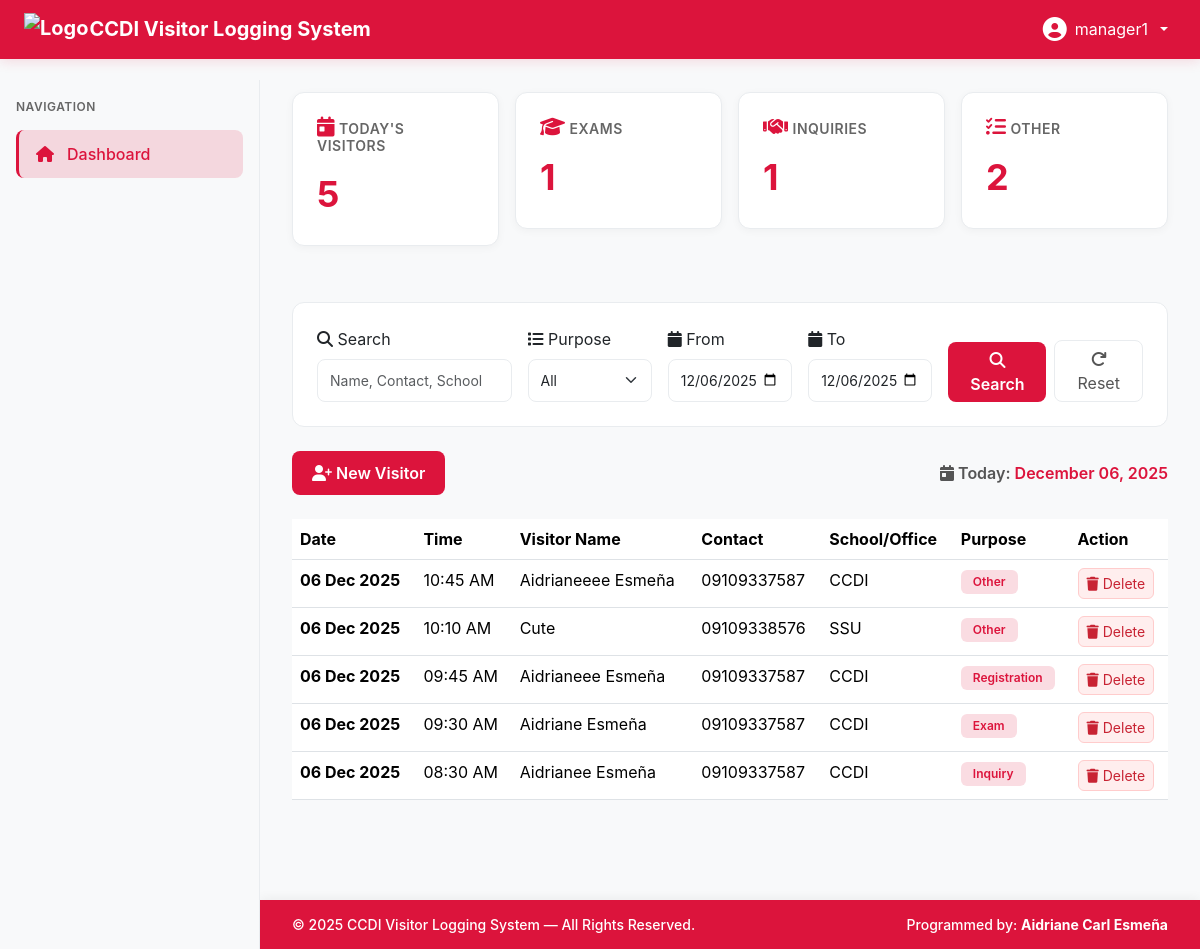
Screenshot of / (signed in) with the database file from the repository.
### tables this page shows
CREATE TABLE `visitors` (
  `visitor_id` int(11) NOT NULL,
  `visitor_name` varchar(100) NOT NULL,
  `address` varchar(255) NOT NULL,
  `contact_number` varchar(20) NOT NULL,
  `school_office` varchar(100) NOT NULL,
  `purpose_id` int(11) NOT NULL,
  `date_of_visit` date NOT NULL,
  `time_of_visit` time NOT NULL,
  `notes` text DEFAULT NULL,
  `created_by` int(11) DEFAULT NULL,
  `created_at` timestamp NOT NULL DEFAULT current_timestamp()
);

CREATE TABLE `visit_purposes` (
  `id` int(11) NOT NULL,
  `purpose_name` varchar(100) NOT NULL,
  `created_at` timestamp NOT NULL DEFAULT current_timestamp()
);

### includes/index.php (called while the page is built, shortened)
<?php
require_once __DIR__ . '/../config/db.php';
$today = date('Y-m-d');
$date_from = $_GET['date_from'] ?? '';
$date_to = $_GET['date_to'] ?? '';
if (empty($_GET)) {
    $date_from = $today;
    $date_to = $today;
}
$query = "SELECT v.visitor_id, v.visitor_name, v.contact_number, v.address, v.school_office,
          p.purpose_name, v.date_of_visit, v.time_of_visit, v.notes, v.created_at
          FROM visitors v
          LEFT JOIN visit_purposes p ON v.purpose_id = p.id
          WHERE 1=1";
$params = [];
$types = '';
if (!empty($date_from)) {
    $query .= " AND v.date_of_visit >= ?";
    $params[] = $date_from;
    $types .= 's';
}
if (!empty($date_to)) {
    $query .= " AND v.date_of_visit <= ?";
    $params[] = $date_to;
    $types .= 's';
}
$query .= " ORDER BY v.date_of_visit DESC, v.time_of_visit DESC";
$stmt = $conn->prepare($query);
if (!empty($params)) {
    $stmt->bind_param($types, ...$params);
}
$stmt->execute();
$visitors = $stmt->get_result();
?>

### includes/dashboard/table.php (the view, shortened to what this page needs)
<div class="table-section">
    <?php if ($visitors->num_rows > 0): ?>
    <table class="table table-hover">
        <thead>
            <tr>
                <th>Date</th>
                <th>Time</th>
                <th>Visitor Name</th>
                <th>Contact</th>
                <th>School/Office</th>
                <th>Purpose</th>
                <th>Action</th>
            </tr>
        </thead>
        <tbody>
            <?php while ($visitor = $visitors->fetch_assoc()): ?>
            <tr>
                <td><strong><?php echo date('d M Y', strtotime($visitor['date_of_visit'])); ?></strong></td>
                <td><?php echo date('h:i A', strtotime($visitor['time_of_visit'])); ?></td>
                <td><?php echo htmlspecialchars($visitor['visitor_name']); ?></td>
                <td><?php echo htmlspecialchars($visitor['contact_number']); ?></td>
                <td><?php echo htmlspecialchars($visitor['school_office']); ?></td>
                <td>
                    <span class="badge" style="background: rgba(220, 20, 60, 0.15); color: var(--primary-red); padding: 6px 12px; border-radius: 6px; font-size: 12px; font-weight: 600;">
                        <?php echo ucfirst(htmlspecialchars($visitor['purpose_name'])); ?>
                    </span>
                </td>
                <td>
                    <form method="POST" style="display: inline;">
                        <button type="submit" class="btn btn-sm" style="background: #fee; color: #c82333; border: 1px solid #fcc; border-radius: 6px;" onclick="return confirm('Delete this record?');">
                            <i class="fas fa-trash"></i> Delete
                        </button>
                    </form>
                </td>
            </tr>
            <?php endwhile; ?>
        </tbody>
    </table>
    <?php endif; ?>
</div>

### assets/css/index.css (style rules this page uses)
:root { --primary-red: #DC143C; --secondary-red: #C41E3A; --light-bg: #f8f9fa; --card-border: #e9ecef; }
body { background: var(--light-bg); font-family: -apple-system, BlinkMacSystemFont, 'Segoe UI', 'Roboto', 'Oxygen', 'Ubuntu', sans-serif; }

### includes/sidebar.php (style rules this page uses)
body { padding-top: 30px; }

### rows the page displays
visitors: date_of_visit "06 Dec 2025", time_of_visit "10:45 AM", visitor_name "Aidrianeeee Esmeña", contact_number "09109337587", school_office "CCDI", purpose.purpose_name "Other"
visitors: date_of_visit "06 Dec 2025", time_of_visit "10:10 AM", visitor_name "Cute", contact_number "09109338576", school_office "SSU", purpose.purpose_name "Other"
visitors: date_of_visit "06 Dec 2025", time_of_visit "09:45 AM", visitor_name "Aidrianeee Esmeña", contact_number "09109337587", school_office "CCDI", purpose.purpose_name "Registration"
visitors: date_of_visit "06 Dec 2025", time_of_visit "09:30 AM", visitor_name "Aidriane Esmeña", contact_number "09109337587", school_office "CCDI", purpose.purpose_name "Exam"
visitors: date_of_visit "06 Dec 2025", time_of_visit "08:30 AM", visitor_name "Aidrianee Esmeña", contact_number "09109337587", school_office "CCDI", purpose.purpose_name "Inquiry"

### other values shown
APP_NAME "CCDI Visitor Logging System"
$username "manager1"
$stats['total'] "5"
$stats['exam'] "1"
$stats['inquiry'] "1"
$stats['other'] "2"
